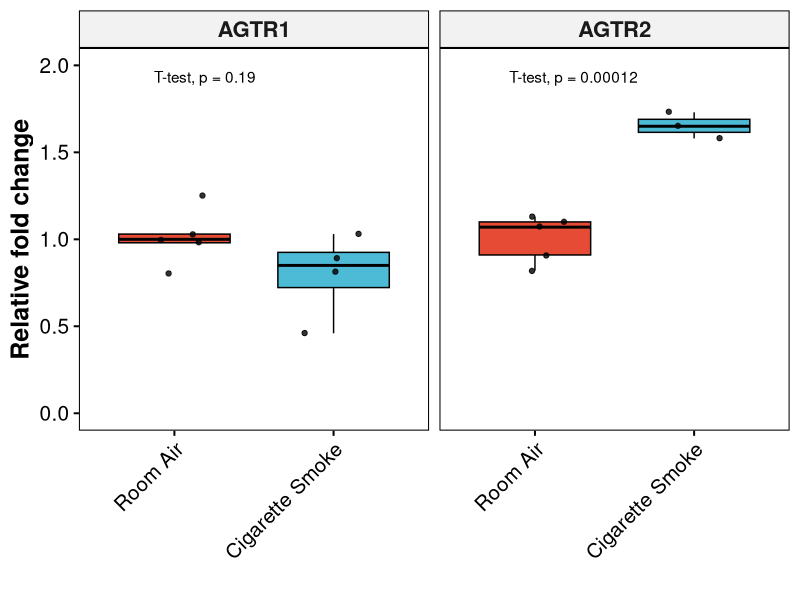
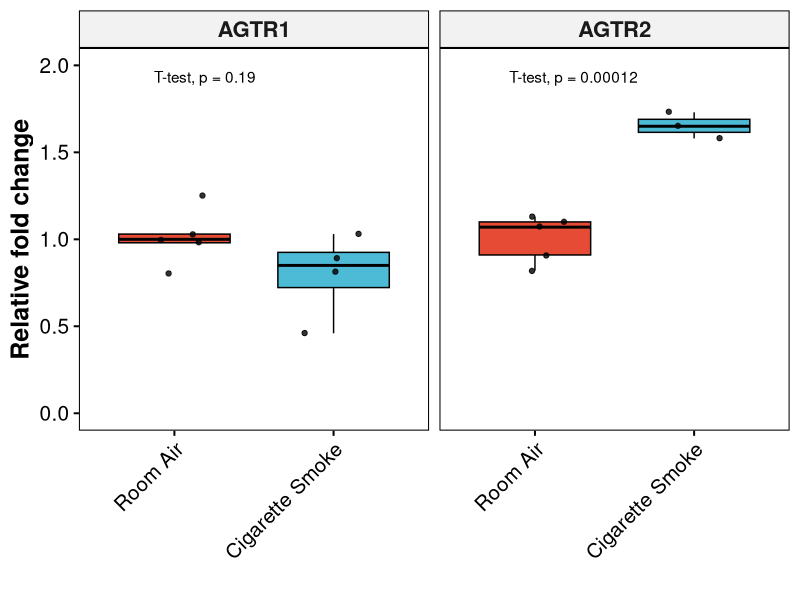

Here is the R script that generated these plots, in order: (Note: this script raises an error after producing the figures.)
## This script plots the qPCR data from mouse CS model

library(ggpubr)

save_ggplots <- function(fn, p, w, h){
    for(ext in c('.pdf', '.svg')){
        ggsave(paste0(fn, ext), plot=p, width=w, height=h)
    }
}

#### MAIN
                                        # Load data
df <- data.table::fread("../_h/Mouse-receptor-data-with-smoke-exposure.csv")
                                        # Format for plotting
df <- tidyr::pivot_longer(df, !V1, names_to="samples",
                          values_to="relative") |>
    as.data.frame() |> tidyr::drop_na() |> 
    dplyr::mutate(receptor=ifelse(V1=="AT1","AGTR1","AGTR2"),
                  samples=ifelse(samples=="CS","Cigarette Smoke","Room Air"))
                                        # Generate plot
bxp <- ggboxplot(df, x="samples", y="relative", fill="samples",
                 facet.by="receptor", palette="npg",
                 outlier.shape=NA, add="jitter",
                 ylab="Relative fold change", xlab="", ylim=c(0,2),
                 add.params=list(alpha=0.8), legend="none",
                 panel.labs.font=list(face='bold', size=16), 
                 ggtheme=theme_pubr(base_size=15, border=TRUE)) +
    font("ylab", size=18, face="bold") + rotate_x_text(45) +
    stat_compare_means(method="t.test", label.y=1.9)
                                        # Save plot
save_ggplots("mouse_receptor.smoke_exposure", bxp, 5, 6)

#### Reproducibility information ####
print("Reproducibility information:")
Sys.time()
proc.time()
options(width = 120)
sessioninfo::session_info()
